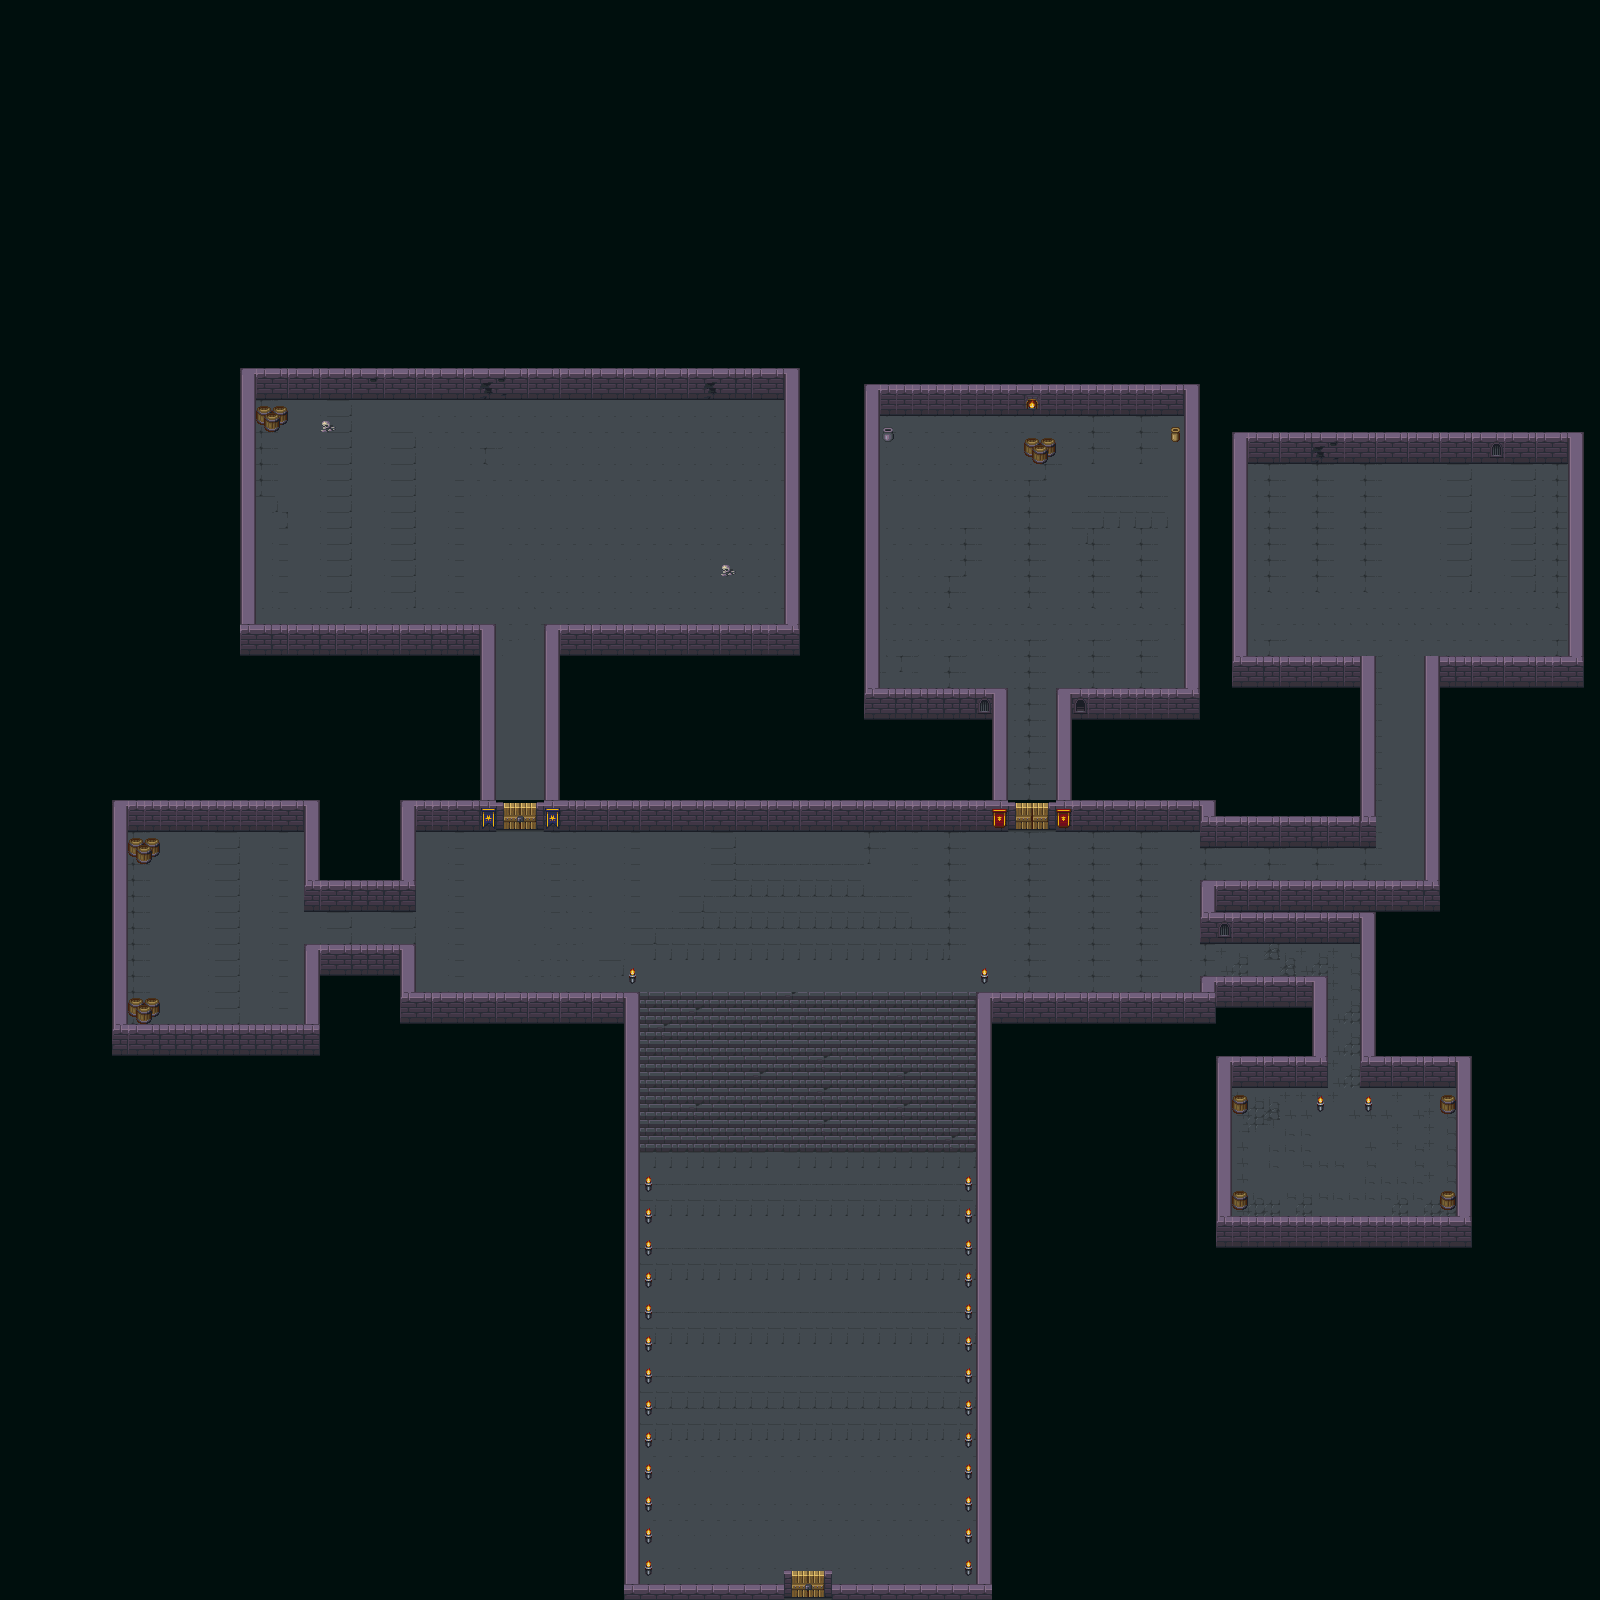

A 2D game scene composited from a Tiled map and its tileset images. What follows is a short description and the map's XML, with each tile layer's data collapsed to a summary:
An orthogonal 100x100 tile map with 16x16 px tiles, 2 tile layers (ground, ground top) and 15 objects (5x Character, Player).

<map version="1.10" tiledversion="1.10.2" orientation="orthogonal" renderorder="right-down" width="100" height="100" tilewidth="16" tileheight="16" infinite="0" nextlayerid="8" nextobjectid="38">
 <tileset firstgid="1" source="Dungeon tileset.tsx" />
 <layer id="1" name="ground" width="100" height="100">
  <data>[10000 cells, 10000 non-empty, 30 distinct tile ids]</data>
 </layer>
 <layer id="4" name="ground top" width="100" height="100">
  <data>[10000 cells, 1052 non-empty, 55 distinct tile ids]</data>
 </layer>
 <objectgroup id="2" name="entities">
  <object id="1" name="Player" x="415.015" y="521.44">
   <properties>
    <property name="direction" value="up" />
    <property name="pos" value="ground" />
   </properties>
   <point />
  </object>
  <object id="22" name="Character" x="800" y="856">
   <properties>
    <property name="character_id" value="a1" />
    <property name="direction" value="down" />
    <property name="graphic" value="welcoming" />
    <property name="radius" value="400" />
   </properties>
   <point />
  </object>
  <object id="23" name="Character" x="967.333" y="439.333">
   <properties>
    <property name="character_id" value="a2" />
    <property name="direction" value="down" />
    <property name="graphic" value="tavern keeper" />
    <property name="radius" value="400" />
   </properties>
   <point />
  </object>
  <object id="24" name="Character" x="1343.33" y="1196">
   <properties>
    <property name="character_id" value="a3" />
    <property name="direction" value="up" />
    <property name="graphic" value="seller" />
    <property name="radius" value="400" />
   </properties>
   <point />
  </object>
  <object id="26" name="Character" x="141.333" y="927.333">
   <properties>
    <property name="character_id" value="a4" />
    <property name="direction" value="right" />
    <property name="graphic" value="concierge" />
    <property name="radius" value="400" />
   </properties>
   <point />
  </object>
  <object id="27" name="Character" x="515.667" y="503.333">
   <properties>
    <property name="character_id" value="a5" />
    <property name="direction" value="down" />
    <property name="graphic" value="boss" />
    <property name="radius" value="400" />
   </properties>
   <point />
  </object>
 </objectgroup>
 <objectgroup id="3" name="Objects">
  <object id="9" gid="65" x="251" y="138" width="16" height="16" />
  <object id="14" gid="86" x="271.5" y="131" width="16" height="16" />
  <object id="15" gid="86" x="243" y="118" width="16" height="16" />
  <object id="16" gid="86" x="241" y="121" width="16" height="16" />
  <object id="17" gid="86" x="240" y="120" width="16" height="16" />
  <object id="18" gid="86" x="239" y="115.5" width="16" height="16" />
  <object id="19" gid="86" x="239" y="115.5" width="16" height="16" />
  <object id="20" gid="86" x="239" y="122" width="16" height="16" />
  <object id="21" gid="86" x="238.5" y="125.5" width="16" height="16" />
 </objectgroup>
 <objectgroup id="7" name="Collisions" />
</map>
